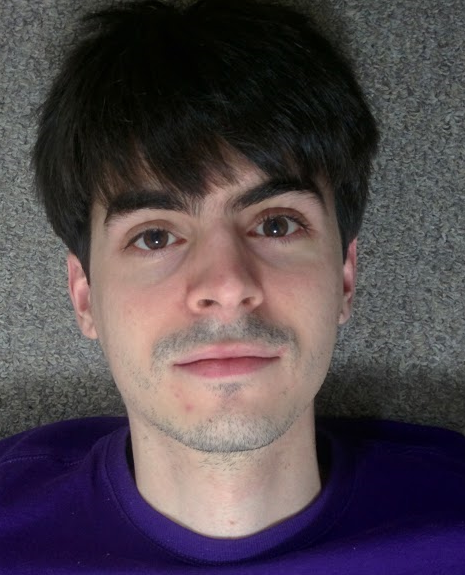
%> input picture A4/zack.png, 465 x 575 px
$ octave q2.m   (GNU Octave 9; MATLAB toolbox functions it lacks are replaced by stand-ins)
%> lines starting %> are read from the running program, lines starting %| are printed output that depends on the picture
im_zack = imread('zack.png');
%> im_zack is the input picture: size 575x465x3 uint8; mean R, G, B 81.1, 70.9, 76.8
im_dante = imread('dante.png');
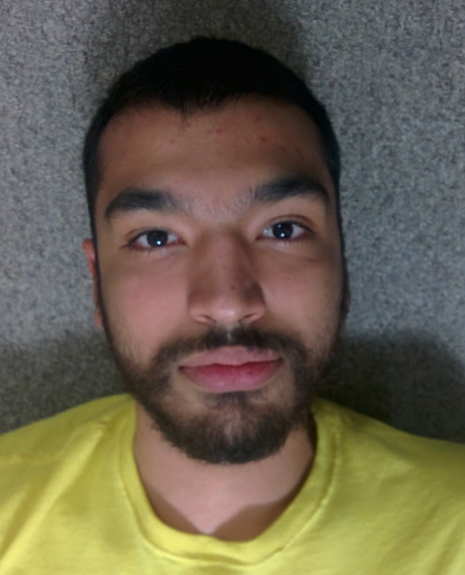
%> input picture A4/dante.png, 465 x 575 px
%> im_dante is the input picture: size 575x465x3 uint8; mean R, G, B 104.7, 96.7, 77.4
%and we're here to pump you up.

im_zack = double(rgb2gray(im_zack))/255;
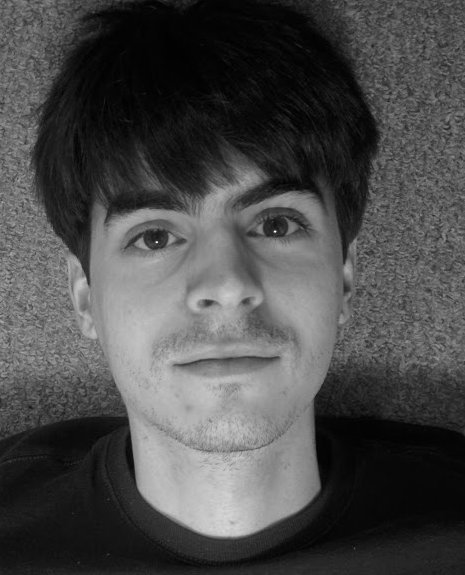
%> im_zack: size 575x465 double; min 0, max 0.996, mean 0.293
im_dante = double(rgb2gray(im_dante))/255;
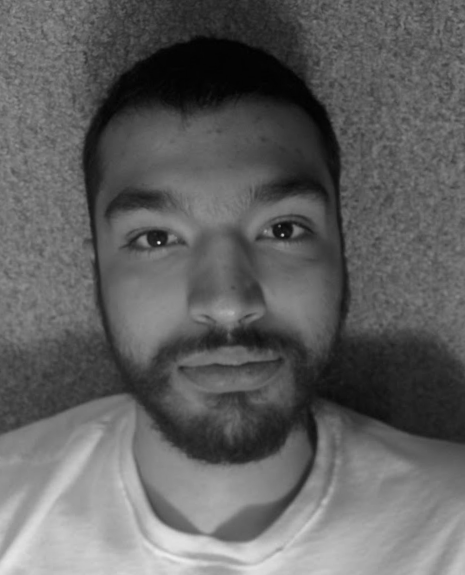
%> im_dante: size 575x465 double; min 0.00392, max 0.929, mean 0.38

im_zack = (im_zack + 1) /2;
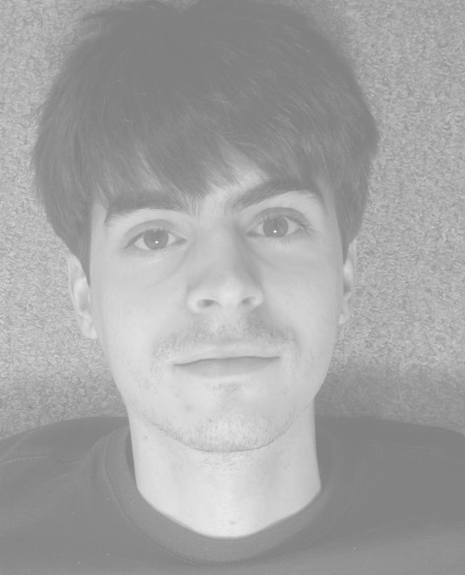
%> im_zack: size 575x465 double; min 0.5, max 0.998, mean 0.646

im_dante = (im_dante *2) -1;
[imh, imw] = size(im_zack);
%> imh = 575; imw = 465
%They're the same size...

% Uncomment for dank dacks
% widths = [17,19,21,25,27,31,41,51,71];
% widths = [11]; %for zante
widths = [19]; %for dack

for i = 1:numel(widths)
	width = widths(i)
	sigma = (width - 1) / 6;
	f = fspecial('gaussian', width , sigma);
	f = padarray(f, [imh imw]-(2*sigma*3+1), 'post');
	f = circshift(f, -3*[sigma sigma]);
	f_dft = fft2(f, imh, imw);
	im_dft_z = fft2(im_zack, imh, imw);
	im_f_dft_z = im_dft_z .* f_dft;
	im_f_z = ifft2(im_f_dft_z);

    f = fspecial('gaussian', width, sigma);
	f = padarray(f, [imh imw]-(2*sigma*3+1), 'post');
	f = circshift(f, -3*[sigma sigma]);
	f_dft = fft2(f, imh, imw);
    f_dft = 1-f_dft;

    im_dft_d = fft2(im_dante, imh, imw);
	im_f_dft_d = im_dft_d .* f_dft;
	im_f_d = ifft2(im_f_dft_d);

    imshow(im_f_d);
    pause;
    imshow(im_f_z);
    pause;
    im_zanta = im_f_d + im_f_z;
    %arrrrrrr
    imshow(im_zanta);
    pause;


end
%> this loop made 1 pass
%> pass 1, `im_f_d = ifft2(im_f_dft_d);`:
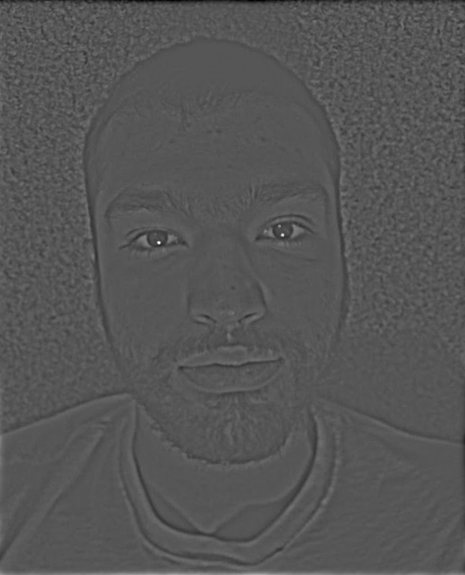
%> im_f_d: size 575x465 double; min -0.636, max 1.24, mean 0; drawn with min black and max white
%> pass 1, `imshow(im_f_d);`:
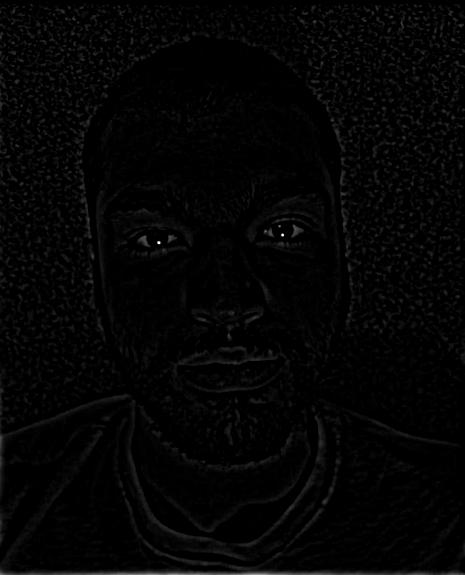
%> displayed picture: size 575x465, on the screen's scale of 0 to 255; min 0, max 255, mean 4.2
%> pass 1, `im_zanta = im_f_d + im_f_z;`:
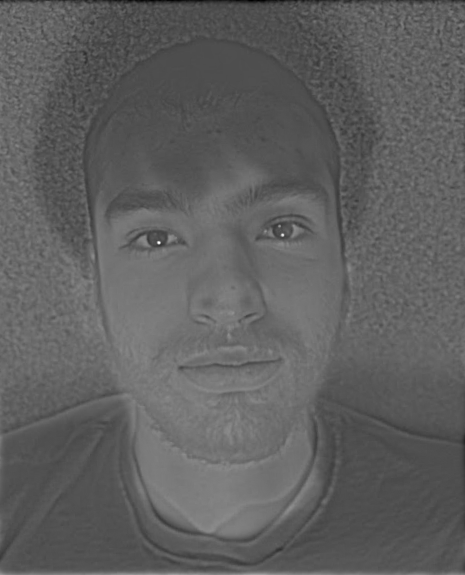
%> im_zanta: size 575x465 double; min -0.0908, max 1.87, mean 0.646; drawn with min black and max white
